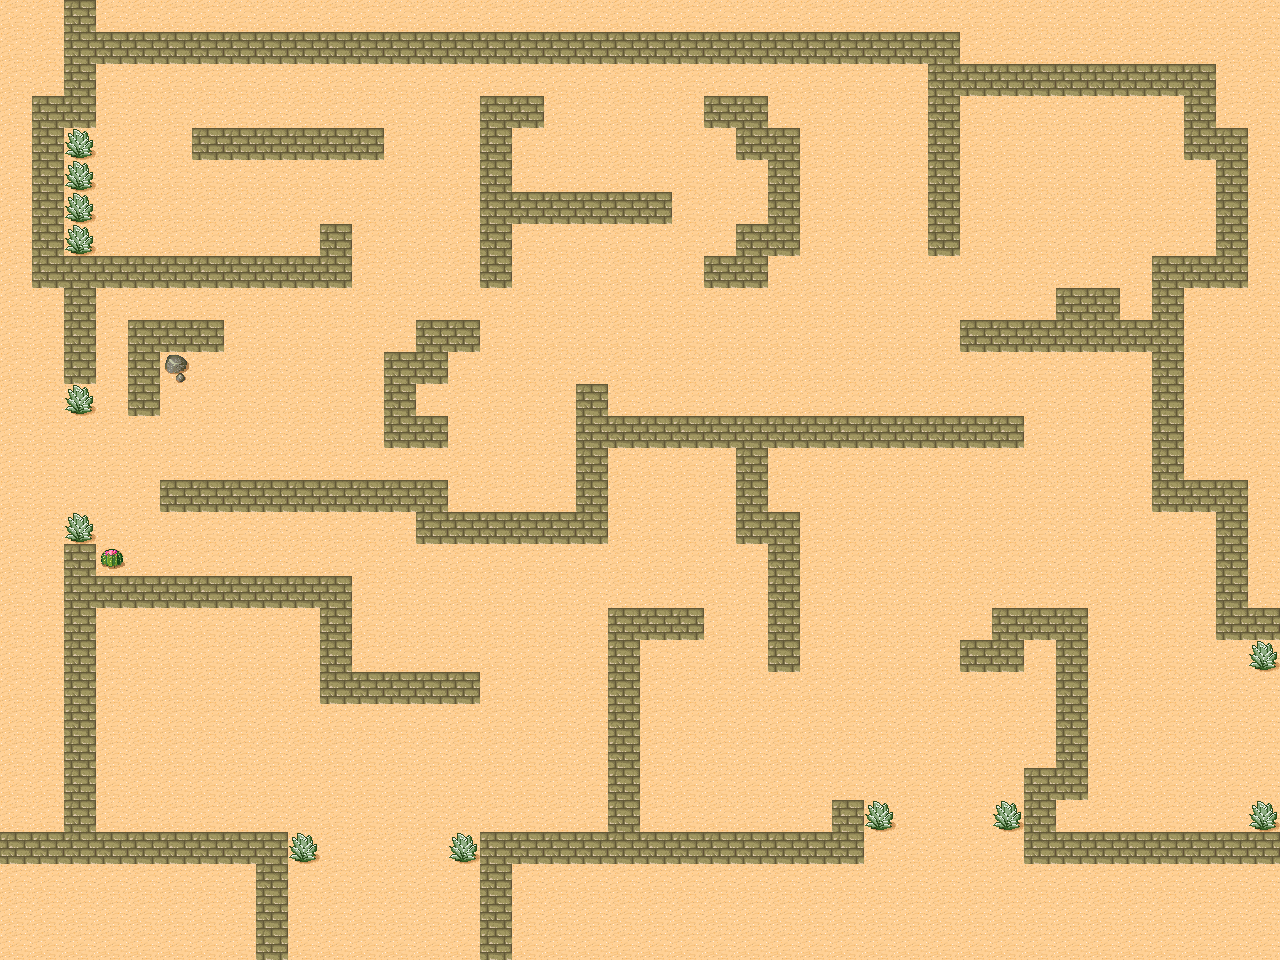

Tiled map render using the project's own tile images. Description and the map definition, with tile-layer contents summarised, below:
An orthogonal 40x30 tile map with 32x32 px tiles, 2 tile layers (ground, wall+flower).

<map version="1.0" orientation="orthogonal" renderorder="right-down" width="40" height="30" tilewidth="32" tileheight="32">
 <tileset firstgid="1" name="desert" tilewidth="32" tileheight="32" spacing="1" margin="1">
  <image source="map item/tmw_desert_spacing.png" width="265" height="199" />
  <terraintypes>
   <terrain name="sand" tile="35" />
   <terrain name="stone" tile="14" />
   <terrain name="sand" tile="29" />
   <terrain name="新地形" tile="-1" />
   <terrain name="brick" tile="9" />
  </terraintypes>
  <tile id="0" terrain="0,0,0," />
  <tile id="1" terrain="0,0,," />
  <tile id="2" terrain="0,0,,0" />
  <tile id="5" terrain=",,,1" />
  <tile id="6" terrain=",,1,1" />
  <tile id="7" terrain=",,1," />
  <tile id="8" terrain="0,,0," />
  <tile id="9" terrain="3,3,3,3" />
  <tile id="10" terrain=",0,,0" />
  <tile id="13" terrain=",1,,1" />
  <tile id="14" terrain="1,1,1,1" />
  <tile id="15" terrain="1,,1," />
  <tile id="16" terrain="0,,0,0" />
  <tile id="17" terrain=",,0,0" />
  <tile id="18" terrain=",0,0,0" />
  <tile id="21" terrain=",1,," />
  <tile id="22" terrain="1,1,," />
  <tile id="23" terrain="1,,," />
  <tile id="24" terrain=",,,0" />
  <tile id="25" terrain=",,0,0" />
  <tile id="26" terrain=",,0," />
  <tile id="29" terrain="2,2,2,2" />
  <tile id="32" terrain=",0,,0" />
  <tile id="33" terrain="0,0,0,0" />
  <tile id="34" terrain="0,,0," />
  <tile id="35" terrain="0,0,0," />
  <tile id="36" terrain="0,0,,0" />
  <tile id="40" terrain=",0,," />
  <tile id="41" terrain="0,0,," />
  <tile id="42" terrain="0,,," />
  <tile id="43" terrain="0,,0,0" />
  <tile id="44" terrain=",0,0,0" />
 </tileset>
 <layer name="ground" width="40" height="30">
  <data>[1200 cells, 1200 non-empty, 1 distinct tile ids]</data>
 </layer>
 <layer name="wall+flower" width="40" height="30">
  <data>[1200 cells, 270 non-empty, 4 distinct tile ids]</data>
 </layer>
</map>
